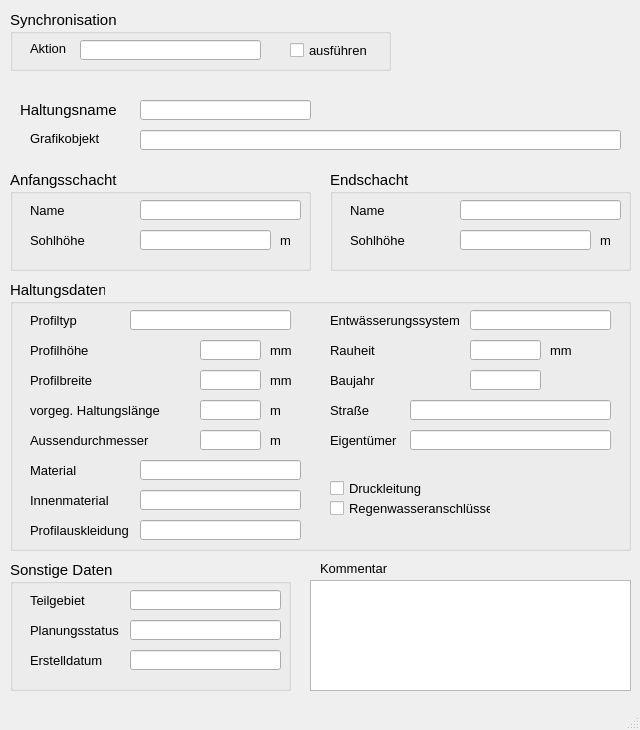
<?xml version="1.0" encoding="UTF-8"?>
<ui version="4.0">
 <class>MainWindow</class>
 <widget class="QMainWindow" name="MainWindow">
  <property name="geometry">
   <rect>
    <x>0</x>
    <y>0</y>
    <width>640</width>
    <height>730</height>
   </rect>
  </property>
  <property name="sizePolicy">
   <sizepolicy hsizetype="Preferred" vsizetype="Preferred">
    <horstretch>0</horstretch>
    <verstretch>0</verstretch>
   </sizepolicy>
  </property>
  <property name="minimumSize">
   <size>
    <width>640</width>
    <height>730</height>
   </size>
  </property>
  <property name="baseSize">
   <size>
    <width>0</width>
    <height>0</height>
   </size>
  </property>
  <property name="font">
   <font>
    <family>Tahoma</family>
    <pointsize>10</pointsize>
   </font>
  </property>
  <property name="windowTitle">
   <string>Haltung</string>
  </property>
  <widget class="QWidget" name="centralwidget">
   <widget class="QLabel" name="label">
    <property name="geometry">
     <rect>
      <x>20</x>
      <y>100</y>
      <width>101</width>
      <height>20</height>
     </rect>
    </property>
    <property name="font">
     <font>
      <family>Tahoma</family>
      <pointsize>11</pointsize>
     </font>
    </property>
    <property name="text">
     <string>Haltungsname</string>
    </property>
   </widget>
   <widget class="QGroupBox" name="groupBox">
    <property name="geometry">
     <rect>
      <x>10</x>
      <y>170</y>
      <width>301</width>
      <height>101</height>
     </rect>
    </property>
    <property name="font">
     <font>
      <family>Tahoma</family>
      <pointsize>11</pointsize>
     </font>
    </property>
    <property name="title">
     <string>Anfangsschacht</string>
    </property>
    <widget class="QLabel" name="label_3">
     <property name="geometry">
      <rect>
       <x>20</x>
       <y>30</y>
       <width>91</width>
       <height>21</height>
      </rect>
     </property>
     <property name="font">
      <font>
       <family>Tahoma</family>
       <pointsize>10</pointsize>
      </font>
     </property>
     <property name="text">
      <string>Name</string>
     </property>
    </widget>
    <widget class="QLabel" name="label_5">
     <property name="geometry">
      <rect>
       <x>20</x>
       <y>60</y>
       <width>91</width>
       <height>21</height>
      </rect>
     </property>
     <property name="font">
      <font>
       <family>Tahoma</family>
       <pointsize>10</pointsize>
      </font>
     </property>
     <property name="text">
      <string>Sohlhöhe</string>
     </property>
    </widget>
    <widget class="QLabel" name="label_14">
     <property name="geometry">
      <rect>
       <x>270</x>
       <y>60</y>
       <width>21</width>
       <height>21</height>
      </rect>
     </property>
     <property name="font">
      <font>
       <family>Tahoma</family>
       <pointsize>10</pointsize>
      </font>
     </property>
     <property name="text">
      <string>m</string>
     </property>
    </widget>
    <widget class="QLineEdit" name="sohleoben">
     <property name="geometry">
      <rect>
       <x>130</x>
       <y>60</y>
       <width>131</width>
       <height>20</height>
      </rect>
     </property>
     <property name="font">
      <font>
       <family>Tahoma</family>
       <pointsize>10</pointsize>
      </font>
     </property>
     <property name="toolTip">
      <string>von Schachtsohle abweichende Sohlhöhe</string>
     </property>
     <property name="statusTip">
      <string>von Schachtsohle abweichende Sohlhöhe</string>
     </property>
     <property name="inputMask">
      <string/>
     </property>
     <property name="text">
      <string/>
     </property>
     <property name="maxLength">
      <number>32767</number>
     </property>
    </widget>
    <widget class="QLineEdit" name="schoben">
     <property name="geometry">
      <rect>
       <x>130</x>
       <y>30</y>
       <width>161</width>
       <height>20</height>
      </rect>
     </property>
     <property name="font">
      <font>
       <family>Tahoma</family>
       <pointsize>10</pointsize>
      </font>
     </property>
     <property name="toolTip">
      <string>&lt;html&gt;&lt;head/&gt;&lt;body&gt;&lt;p&gt;Name des oberen Schachts&lt;/p&gt;&lt;/body&gt;&lt;/html&gt;</string>
     </property>
     <property name="statusTip">
      <string>Name des oberen Schachts</string>
     </property>
    </widget>
   </widget>
   <widget class="QGroupBox" name="groupBox_3">
    <property name="geometry">
     <rect>
      <x>330</x>
      <y>170</y>
      <width>301</width>
      <height>101</height>
     </rect>
    </property>
    <property name="font">
     <font>
      <family>Tahoma</family>
      <pointsize>11</pointsize>
     </font>
    </property>
    <property name="title">
     <string>Endschacht</string>
    </property>
    <widget class="QLineEdit" name="sohleunten">
     <property name="geometry">
      <rect>
       <x>130</x>
       <y>60</y>
       <width>131</width>
       <height>20</height>
      </rect>
     </property>
     <property name="font">
      <font>
       <family>Tahoma</family>
       <pointsize>10</pointsize>
      </font>
     </property>
     <property name="toolTip">
      <string>von Schachtsohle abweichende Sohlhöhe</string>
     </property>
     <property name="statusTip">
      <string>von Schachtsohle abweichende Sohlhöhe</string>
     </property>
    </widget>
    <widget class="QLabel" name="label_9">
     <property name="geometry">
      <rect>
       <x>20</x>
       <y>30</y>
       <width>71</width>
       <height>21</height>
      </rect>
     </property>
     <property name="font">
      <font>
       <family>Tahoma</family>
       <pointsize>10</pointsize>
      </font>
     </property>
     <property name="text">
      <string>Name</string>
     </property>
    </widget>
    <widget class="QLabel" name="label_8">
     <property name="geometry">
      <rect>
       <x>20</x>
       <y>60</y>
       <width>101</width>
       <height>21</height>
      </rect>
     </property>
     <property name="font">
      <font>
       <family>Tahoma</family>
       <pointsize>10</pointsize>
      </font>
     </property>
     <property name="text">
      <string>Sohlhöhe</string>
     </property>
    </widget>
    <widget class="QLabel" name="label_15">
     <property name="geometry">
      <rect>
       <x>270</x>
       <y>60</y>
       <width>21</width>
       <height>21</height>
      </rect>
     </property>
     <property name="font">
      <font>
       <family>Tahoma</family>
       <pointsize>10</pointsize>
      </font>
     </property>
     <property name="text">
      <string>m</string>
     </property>
    </widget>
    <widget class="QLineEdit" name="schunten">
     <property name="geometry">
      <rect>
       <x>130</x>
       <y>30</y>
       <width>161</width>
       <height>20</height>
      </rect>
     </property>
     <property name="font">
      <font>
       <family>Tahoma</family>
       <pointsize>10</pointsize>
      </font>
     </property>
     <property name="toolTip">
      <string>&lt;html&gt;&lt;head/&gt;&lt;body&gt;&lt;p&gt;Name des unteren Schachts&lt;/p&gt;&lt;/body&gt;&lt;/html&gt;</string>
     </property>
     <property name="statusTip">
      <string>Name des unteren Schachts</string>
     </property>
    </widget>
   </widget>
   <widget class="QTextEdit" name="kommentar">
    <property name="geometry">
     <rect>
      <x>310</x>
      <y>580</y>
      <width>321</width>
      <height>111</height>
     </rect>
    </property>
    <property name="font">
     <font>
      <family>Tahoma</family>
      <pointsize>10</pointsize>
     </font>
    </property>
    <property name="toolTip">
     <string>&lt;html&gt;&lt;head/&gt;&lt;body&gt;&lt;p&gt;&lt;span style=&quot; font-family:'Calibri','sans-serif';&quot;&gt;Platz für eigene Kommentare.&lt;/span&gt;&lt;/p&gt;&lt;/body&gt;&lt;/html&gt;</string>
    </property>
    <property name="statusTip">
     <string>Platz für eigene Kommentare.</string>
    </property>
   </widget>
   <widget class="QLabel" name="label_22">
    <property name="geometry">
     <rect>
      <x>320</x>
      <y>560</y>
      <width>81</width>
      <height>16</height>
     </rect>
    </property>
    <property name="font">
     <font>
      <family>Tahoma</family>
      <pointsize>10</pointsize>
     </font>
    </property>
    <property name="text">
     <string>Kommentar</string>
    </property>
   </widget>
   <widget class="QLineEdit" name="haltnam">
    <property name="geometry">
     <rect>
      <x>140</x>
      <y>100</y>
      <width>171</width>
      <height>20</height>
     </rect>
    </property>
    <property name="font">
     <font>
      <family>Tahoma</family>
      <pointsize>11</pointsize>
     </font>
    </property>
    <property name="toolTip">
     <string>&lt;html&gt;&lt;head/&gt;&lt;body&gt;&lt;p&gt;&lt;span style=&quot; font-family:'Calibri','sans-serif';&quot;&gt;Eindeutige Haltungsbezeichnung&lt;/span&gt;&lt;/p&gt;&lt;/body&gt;&lt;/html&gt;</string>
    </property>
    <property name="statusTip">
     <string>Eindeutige Haltungsbezeichnung</string>
    </property>
   </widget>
   <widget class="QGroupBox" name="groupBox_2">
    <property name="geometry">
     <rect>
      <x>10</x>
      <y>280</y>
      <width>621</width>
      <height>271</height>
     </rect>
    </property>
    <property name="font">
     <font>
      <family>Tahoma</family>
      <pointsize>11</pointsize>
     </font>
    </property>
    <property name="title">
     <string>Haltungsdaten</string>
    </property>
    <widget class="QLineEdit" name="ks">
     <property name="geometry">
      <rect>
       <x>460</x>
       <y>60</y>
       <width>71</width>
       <height>20</height>
      </rect>
     </property>
     <property name="font">
      <font>
       <family>Tahoma</family>
       <pointsize>10</pointsize>
      </font>
     </property>
     <property name="toolTip">
      <string>&lt;html&gt;&lt;head/&gt;&lt;body&gt;&lt;p&gt;absolute Rauheit (Prandtl-Colebrook)&lt;/p&gt;&lt;/body&gt;&lt;/html&gt;</string>
     </property>
     <property name="statusTip">
      <string>Absolute Rauheit gemäß Prandtl-Colebrook</string>
     </property>
    </widget>
    <widget class="QLabel" name="label_7">
     <property name="geometry">
      <rect>
       <x>20</x>
       <y>90</y>
       <width>101</width>
       <height>21</height>
      </rect>
     </property>
     <property name="font">
      <font>
       <family>Tahoma</family>
       <pointsize>10</pointsize>
      </font>
     </property>
     <property name="text">
      <string>Profilbreite</string>
     </property>
    </widget>
    <widget class="QLabel" name="label_20">
     <property name="geometry">
      <rect>
       <x>260</x>
       <y>90</y>
       <width>31</width>
       <height>21</height>
      </rect>
     </property>
     <property name="font">
      <font>
       <family>Tahoma</family>
       <pointsize>10</pointsize>
      </font>
     </property>
     <property name="text">
      <string>mm</string>
     </property>
    </widget>
    <widget class="QLabel" name="label_21">
     <property name="geometry">
      <rect>
       <x>260</x>
       <y>120</y>
       <width>30</width>
       <height>20</height>
      </rect>
     </property>
     <property name="font">
      <font>
       <family>Tahoma</family>
       <pointsize>10</pointsize>
      </font>
     </property>
     <property name="text">
      <string>m </string>
     </property>
    </widget>
    <widget class="QLineEdit" name="laenge">
     <property name="geometry">
      <rect>
       <x>190</x>
       <y>120</y>
       <width>61</width>
       <height>20</height>
      </rect>
     </property>
     <property name="font">
      <font>
       <family>Tahoma</family>
       <pointsize>10</pointsize>
      </font>
     </property>
     <property name="toolTip">
      <string>&lt;html&gt;&lt;head/&gt;&lt;body&gt;&lt;p&gt;&lt;span style=&quot; font-size:10pt;&quot;&gt;vorgegebene Haltungslänge, falls diese nicht automatisch berechnet werden soll&lt;/span&gt;&lt;/p&gt;&lt;/body&gt;&lt;/html&gt;</string>
     </property>
     <property name="statusTip">
      <string>vorgegebene Haltungslänge, falls diese nicht automatisch berechnet werden soll</string>
     </property>
    </widget>
    <widget class="QLabel" name="label_54">
     <property name="geometry">
      <rect>
       <x>20</x>
       <y>30</y>
       <width>91</width>
       <height>21</height>
      </rect>
     </property>
     <property name="font">
      <font>
       <family>Tahoma</family>
       <pointsize>10</pointsize>
      </font>
     </property>
     <property name="text">
      <string>Profiltyp</string>
     </property>
    </widget>
    <widget class="QLabel" name="label_17">
     <property name="geometry">
      <rect>
       <x>20</x>
       <y>120</y>
       <width>151</width>
       <height>21</height>
      </rect>
     </property>
     <property name="font">
      <font>
       <family>Tahoma</family>
       <pointsize>10</pointsize>
      </font>
     </property>
     <property name="text">
      <string>vorgeg. Haltungslänge</string>
     </property>
    </widget>
    <widget class="QLabel" name="label_51">
     <property name="geometry">
      <rect>
       <x>320</x>
       <y>30</y>
       <width>151</width>
       <height>21</height>
      </rect>
     </property>
     <property name="font">
      <font>
       <family>Tahoma</family>
       <pointsize>10</pointsize>
      </font>
     </property>
     <property name="text">
      <string>Entwässerungssystem</string>
     </property>
    </widget>
    <widget class="QLineEdit" name="hoehe">
     <property name="geometry">
      <rect>
       <x>190</x>
       <y>60</y>
       <width>61</width>
       <height>20</height>
      </rect>
     </property>
     <property name="font">
      <font>
       <family>Tahoma</family>
       <pointsize>10</pointsize>
      </font>
     </property>
     <property name="toolTip">
      <string>&lt;html&gt;&lt;head/&gt;&lt;body&gt;&lt;p&gt;Bedeutung hängt vom Profiltyp ab&lt;/p&gt;&lt;/body&gt;&lt;/html&gt;</string>
     </property>
     <property name="statusTip">
      <string>Bedeutung hängt vom Profiltyp ab</string>
     </property>
     <property name="inputMask">
      <string/>
     </property>
     <property name="text">
      <string/>
     </property>
    </widget>
    <widget class="QLabel" name="label_16">
     <property name="geometry">
      <rect>
       <x>260</x>
       <y>60</y>
       <width>31</width>
       <height>21</height>
      </rect>
     </property>
     <property name="font">
      <font>
       <family>Tahoma</family>
       <pointsize>10</pointsize>
      </font>
     </property>
     <property name="text">
      <string>mm</string>
     </property>
    </widget>
    <widget class="QLineEdit" name="breite">
     <property name="geometry">
      <rect>
       <x>190</x>
       <y>90</y>
       <width>61</width>
       <height>20</height>
      </rect>
     </property>
     <property name="font">
      <font>
       <family>Tahoma</family>
       <pointsize>10</pointsize>
      </font>
     </property>
     <property name="toolTip">
      <string>&lt;html&gt;&lt;head/&gt;&lt;body&gt;&lt;p&gt;Bedeutung hängt vom Profiltyp ab&lt;/p&gt;&lt;/body&gt;&lt;/html&gt;</string>
     </property>
     <property name="statusTip">
      <string>Bedeutung hängt vom Profiltyp ab</string>
     </property>
    </widget>
    <widget class="QLabel" name="label_6">
     <property name="geometry">
      <rect>
       <x>20</x>
       <y>60</y>
       <width>101</width>
       <height>21</height>
      </rect>
     </property>
     <property name="font">
      <font>
       <family>Tahoma</family>
       <pointsize>10</pointsize>
      </font>
     </property>
     <property name="text">
      <string>Profilhöhe</string>
     </property>
    </widget>
    <widget class="QLabel" name="label_70">
     <property name="geometry">
      <rect>
       <x>540</x>
       <y>60</y>
       <width>31</width>
       <height>21</height>
      </rect>
     </property>
     <property name="font">
      <font>
       <family>Tahoma</family>
       <pointsize>10</pointsize>
      </font>
     </property>
     <property name="text">
      <string>mm</string>
     </property>
    </widget>
    <widget class="QLabel" name="label_61">
     <property name="geometry">
      <rect>
       <x>320</x>
       <y>60</y>
       <width>100</width>
       <height>20</height>
      </rect>
     </property>
     <property name="font">
      <font>
       <family>Tahoma</family>
       <pointsize>10</pointsize>
      </font>
     </property>
     <property name="text">
      <string>Rauheit</string>
     </property>
    </widget>
    <widget class="QLabel" name="label_12">
     <property name="geometry">
      <rect>
       <x>20</x>
       <y>150</y>
       <width>151</width>
       <height>21</height>
      </rect>
     </property>
     <property name="font">
      <font>
       <family>Tahoma</family>
       <pointsize>10</pointsize>
      </font>
     </property>
     <property name="text">
      <string>Aussendurchmesser</string>
     </property>
    </widget>
    <widget class="QLabel" name="label_23">
     <property name="geometry">
      <rect>
       <x>260</x>
       <y>150</y>
       <width>31</width>
       <height>21</height>
      </rect>
     </property>
     <property name="font">
      <font>
       <family>Tahoma</family>
       <pointsize>10</pointsize>
      </font>
     </property>
     <property name="text">
      <string>m </string>
     </property>
    </widget>
    <widget class="QLineEdit" name="aussendurchmesser">
     <property name="geometry">
      <rect>
       <x>190</x>
       <y>150</y>
       <width>61</width>
       <height>20</height>
      </rect>
     </property>
     <property name="font">
      <font>
       <family>Tahoma</family>
       <pointsize>10</pointsize>
      </font>
     </property>
     <property name="toolTip">
      <string>&lt;html&gt;&lt;head/&gt;&lt;body&gt;&lt;p&gt;Außendurchmesser&lt;/p&gt;&lt;/body&gt;&lt;/html&gt;</string>
     </property>
     <property name="statusTip">
      <string>Außendurchmesser</string>
     </property>
    </widget>
    <widget class="QLabel" name="label_62">
     <property name="geometry">
      <rect>
       <x>20</x>
       <y>240</y>
       <width>151</width>
       <height>20</height>
      </rect>
     </property>
     <property name="font">
      <font>
       <family>Tahoma</family>
       <pointsize>10</pointsize>
      </font>
     </property>
     <property name="text">
      <string>Profilauskleidung</string>
     </property>
    </widget>
    <widget class="QLineEdit" name="profilauskleidung">
     <property name="geometry">
      <rect>
       <x>130</x>
       <y>240</y>
       <width>161</width>
       <height>20</height>
      </rect>
     </property>
     <property name="font">
      <font>
       <family>Tahoma</family>
       <pointsize>10</pointsize>
      </font>
     </property>
     <property name="toolTip">
      <string>&lt;html&gt;&lt;head/&gt;&lt;body&gt;&lt;p&gt;Profilauskleidung&lt;/p&gt;&lt;/body&gt;&lt;/html&gt;</string>
     </property>
     <property name="statusTip">
      <string>Profilauskleidung</string>
     </property>
    </widget>
    <widget class="QLabel" name="label_63">
     <property name="geometry">
      <rect>
       <x>20</x>
       <y>210</y>
       <width>151</width>
       <height>20</height>
      </rect>
     </property>
     <property name="font">
      <font>
       <family>Tahoma</family>
       <pointsize>10</pointsize>
      </font>
     </property>
     <property name="text">
      <string>Innenmaterial</string>
     </property>
    </widget>
    <widget class="QLineEdit" name="innenmaterial">
     <property name="geometry">
      <rect>
       <x>130</x>
       <y>210</y>
       <width>161</width>
       <height>20</height>
      </rect>
     </property>
     <property name="font">
      <font>
       <family>Tahoma</family>
       <pointsize>10</pointsize>
      </font>
     </property>
     <property name="toolTip">
      <string>&lt;html&gt;&lt;head/&gt;&lt;body&gt;&lt;p&gt;Innenmaterial&lt;/p&gt;&lt;/body&gt;&lt;/html&gt;</string>
     </property>
     <property name="statusTip">
      <string>Innenmaterial</string>
     </property>
    </widget>
    <widget class="QCheckBox" name="druckdicht">
     <property name="geometry">
      <rect>
       <x>320</x>
       <y>200</y>
       <width>101</width>
       <height>17</height>
      </rect>
     </property>
     <property name="font">
      <font>
       <family>Tahoma</family>
       <pointsize>10</pointsize>
      </font>
     </property>
     <property name="toolTip">
      <string>&lt;html&gt;&lt;head/&gt;&lt;body&gt;&lt;p&gt;Druckleitung&lt;/p&gt;&lt;/body&gt;&lt;/html&gt;</string>
     </property>
     <property name="statusTip">
      <string>Druckleitung</string>
     </property>
     <property name="layoutDirection">
      <enum>Qt::LeftToRight</enum>
     </property>
     <property name="text">
      <string>Druckleitung</string>
     </property>
    </widget>
    <widget class="QCheckBox" name="rwanschluss">
     <property name="geometry">
      <rect>
       <x>320</x>
       <y>220</y>
       <width>161</width>
       <height>17</height>
      </rect>
     </property>
     <property name="font">
      <font>
       <family>Tahoma</family>
       <pointsize>10</pointsize>
      </font>
     </property>
     <property name="toolTip">
      <string>&lt;html&gt;&lt;head/&gt;&lt;body&gt;&lt;p&gt;Haltung mit Regenwasseranschlüssen. Wird bei automatischer Erzeugung der Haltungsflächen berücksichtigt.&lt;/p&gt;&lt;/body&gt;&lt;/html&gt;</string>
     </property>
     <property name="statusTip">
      <string>mit Regenwasseranschlüssen</string>
     </property>
     <property name="whatsThis">
      <string>&lt;html&gt;&lt;head/&gt;&lt;body&gt;&lt;p&gt;Haltung mit Regenwasseranschlüssen. Wird bei automatischer Erzeugung der Haltungsflächen berücksichtigt.&lt;/p&gt;&lt;/body&gt;&lt;/html&gt;</string>
     </property>
     <property name="layoutDirection">
      <enum>Qt::LeftToRight</enum>
     </property>
     <property name="text">
      <string>Regenwasseranschlüsse</string>
     </property>
     <property name="tristate">
      <bool>true</bool>
     </property>
    </widget>
    <widget class="QLabel" name="label_67">
     <property name="geometry">
      <rect>
       <x>20</x>
       <y>180</y>
       <width>100</width>
       <height>20</height>
      </rect>
     </property>
     <property name="font">
      <font>
       <family>Tahoma</family>
       <pointsize>10</pointsize>
      </font>
     </property>
     <property name="text">
      <string>Material</string>
     </property>
    </widget>
    <widget class="QLineEdit" name="material">
     <property name="geometry">
      <rect>
       <x>130</x>
       <y>180</y>
       <width>161</width>
       <height>20</height>
      </rect>
     </property>
     <property name="toolTip">
      <string>&lt;html&gt;&lt;head/&gt;&lt;body&gt;&lt;p&gt;Material des Schachtes (z.B. Beton, Gussstahl etc.)&lt;/p&gt;&lt;/body&gt;&lt;/html&gt;</string>
     </property>
     <property name="statusTip">
      <string>Material des Schachtes (z.B. Beton, Gussstahl etc.)</string>
     </property>
    </widget>
    <widget class="QLabel" name="label_66">
     <property name="geometry">
      <rect>
       <x>320</x>
       <y>120</y>
       <width>100</width>
       <height>20</height>
      </rect>
     </property>
     <property name="font">
      <font>
       <family>Tahoma</family>
       <pointsize>10</pointsize>
      </font>
     </property>
     <property name="text">
      <string>Straße</string>
     </property>
    </widget>
    <widget class="QLabel" name="label_65">
     <property name="geometry">
      <rect>
       <x>320</x>
       <y>150</y>
       <width>100</width>
       <height>20</height>
      </rect>
     </property>
     <property name="font">
      <font>
       <family>Tahoma</family>
       <pointsize>10</pointsize>
      </font>
     </property>
     <property name="text">
      <string>Eigentümer</string>
     </property>
    </widget>
    <widget class="QLabel" name="label_64">
     <property name="geometry">
      <rect>
       <x>320</x>
       <y>90</y>
       <width>100</width>
       <height>20</height>
      </rect>
     </property>
     <property name="font">
      <font>
       <family>Tahoma</family>
       <pointsize>10</pointsize>
      </font>
     </property>
     <property name="text">
      <string>Baujahr</string>
     </property>
    </widget>
    <widget class="QLineEdit" name="strasse">
     <property name="geometry">
      <rect>
       <x>400</x>
       <y>120</y>
       <width>201</width>
       <height>20</height>
      </rect>
     </property>
     <property name="toolTip">
      <string>&lt;html&gt;&lt;head/&gt;&lt;body&gt;&lt;p&gt;Straßenname&lt;/p&gt;&lt;/body&gt;&lt;/html&gt;</string>
     </property>
     <property name="statusTip">
      <string>Straßenname</string>
     </property>
    </widget>
    <widget class="QLineEdit" name="baujahr">
     <property name="geometry">
      <rect>
       <x>460</x>
       <y>90</y>
       <width>71</width>
       <height>20</height>
      </rect>
     </property>
     <property name="toolTip">
      <string>&lt;html&gt;&lt;head/&gt;&lt;body&gt;&lt;p&gt;Baujahr&lt;/p&gt;&lt;/body&gt;&lt;/html&gt;</string>
     </property>
     <property name="statusTip">
      <string>Baujahr</string>
     </property>
    </widget>
    <widget class="QLineEdit" name="eigentum">
     <property name="geometry">
      <rect>
       <x>400</x>
       <y>150</y>
       <width>201</width>
       <height>20</height>
      </rect>
     </property>
     <property name="toolTip">
      <string>&lt;html&gt;&lt;head/&gt;&lt;body&gt;&lt;p&gt;Eigentümer&lt;/p&gt;&lt;/body&gt;&lt;/html&gt;</string>
     </property>
     <property name="statusTip">
      <string>Eigentümer</string>
     </property>
    </widget>
    <widget class="QLineEdit" name="profilnam">
     <property name="geometry">
      <rect>
       <x>120</x>
       <y>30</y>
       <width>161</width>
       <height>20</height>
      </rect>
     </property>
     <property name="font">
      <font>
       <family>Tahoma</family>
       <pointsize>10</pointsize>
      </font>
     </property>
     <property name="toolTip">
      <string>&lt;html&gt;&lt;head/&gt;&lt;body&gt;&lt;p&gt;Profil der Anschlussleitung&lt;/p&gt;&lt;/body&gt;&lt;/html&gt;</string>
     </property>
     <property name="statusTip">
      <string>Profil der Anschlussleitung</string>
     </property>
    </widget>
    <widget class="QLineEdit" name="entwart">
     <property name="geometry">
      <rect>
       <x>460</x>
       <y>30</y>
       <width>141</width>
       <height>20</height>
      </rect>
     </property>
     <property name="toolTip">
      <string>&lt;html&gt;&lt;head/&gt;&lt;body&gt;&lt;p&gt;vorh. Entwässerungssystem (z.B. Mischwasser, Regenwasser etc.)&lt;/p&gt;&lt;/body&gt;&lt;/html&gt;</string>
     </property>
     <property name="statusTip">
      <string>vorh. Entwässerungssystem (z.B. Mischwasser, Regenwasser etc.)</string>
     </property>
    </widget>
   </widget>
   <widget class="QGroupBox" name="groupBox_4">
    <property name="geometry">
     <rect>
      <x>10</x>
      <y>560</y>
      <width>281</width>
      <height>131</height>
     </rect>
    </property>
    <property name="font">
     <font>
      <family>Tahoma</family>
      <pointsize>11</pointsize>
     </font>
    </property>
    <property name="title">
     <string>Sonstige Daten</string>
    </property>
    <widget class="QLabel" name="label_11">
     <property name="geometry">
      <rect>
       <x>20</x>
       <y>30</y>
       <width>71</width>
       <height>21</height>
      </rect>
     </property>
     <property name="font">
      <font>
       <family>Tahoma</family>
       <pointsize>10</pointsize>
      </font>
     </property>
     <property name="text">
      <string>Teilgebiet</string>
     </property>
    </widget>
    <widget class="QLabel" name="label_10">
     <property name="geometry">
      <rect>
       <x>20</x>
       <y>60</y>
       <width>101</width>
       <height>21</height>
      </rect>
     </property>
     <property name="font">
      <font>
       <family>Tahoma</family>
       <pointsize>10</pointsize>
      </font>
     </property>
     <property name="text">
      <string>Planungsstatus</string>
     </property>
    </widget>
    <widget class="QLabel" name="label_71">
     <property name="geometry">
      <rect>
       <x>20</x>
       <y>90</y>
       <width>91</width>
       <height>21</height>
      </rect>
     </property>
     <property name="font">
      <font>
       <family>Tahoma</family>
       <pointsize>10</pointsize>
      </font>
     </property>
     <property name="text">
      <string>Erstelldatum</string>
     </property>
    </widget>
    <widget class="QLineEdit" name="createdat">
     <property name="geometry">
      <rect>
       <x>120</x>
       <y>90</y>
       <width>151</width>
       <height>20</height>
      </rect>
     </property>
     <property name="toolTip">
      <string>&lt;html&gt;&lt;head/&gt;&lt;body&gt;&lt;p&gt;&lt;span style=&quot; font-family:'Calibri','sans-serif'; font-size:11pt;&quot;&gt;aktueller Status (z.B. vorhanden, in Planung etc.)&lt;/span&gt;&lt;/p&gt;&lt;/body&gt;&lt;/html&gt;</string>
     </property>
     <property name="statusTip">
      <string>aktueller Status (z.B. vorhanden, in Planung etc.)</string>
     </property>
    </widget>
    <widget class="QLineEdit" name="simstatus">
     <property name="geometry">
      <rect>
       <x>120</x>
       <y>60</y>
       <width>151</width>
       <height>20</height>
      </rect>
     </property>
     <property name="toolTip">
      <string>&lt;html&gt;&lt;head/&gt;&lt;body&gt;&lt;p&gt;&lt;span style=&quot; font-family:'Calibri','sans-serif'; font-size:11pt;&quot;&gt;aktueller Status (z.B. vorhanden, in Planung etc.)&lt;/span&gt;&lt;/p&gt;&lt;/body&gt;&lt;/html&gt;</string>
     </property>
     <property name="statusTip">
      <string>aktueller Status (z.B. vorhanden, in Planung etc.)</string>
     </property>
    </widget>
    <widget class="QLineEdit" name="teilgebiet">
     <property name="geometry">
      <rect>
       <x>120</x>
       <y>30</y>
       <width>151</width>
       <height>20</height>
      </rect>
     </property>
     <property name="toolTip">
      <string>&lt;html&gt;&lt;head/&gt;&lt;body&gt;&lt;p&gt;zur Zuordnung auf ein selbstständig festgelegtes Teilgebiet&lt;/p&gt;&lt;/body&gt;&lt;/html&gt;</string>
     </property>
     <property name="statusTip">
      <string>zur Zuordnung auf ein selbstständig festgelegtes Teilgebiet</string>
     </property>
    </widget>
   </widget>
   <widget class="QLineEdit" name="objekt">
    <property name="geometry">
     <rect>
      <x>140</x>
      <y>130</y>
      <width>481</width>
      <height>20</height>
     </rect>
    </property>
    <property name="toolTip">
     <string>&lt;html&gt;&lt;head/&gt;&lt;body&gt;&lt;p&gt;Textbeschreibung (WKT) des Grafikobjekts&lt;/p&gt;&lt;/body&gt;&lt;/html&gt;</string>
    </property>
    <property name="statusTip">
     <string>Textbeschreibung des Grafikobjekts</string>
    </property>
   </widget>
   <widget class="QLabel" name="label_24">
    <property name="geometry">
     <rect>
      <x>30</x>
      <y>130</y>
      <width>101</width>
      <height>16</height>
     </rect>
    </property>
    <property name="font">
     <font>
      <family>Tahoma</family>
      <pointsize>10</pointsize>
     </font>
    </property>
    <property name="text">
     <string>Grafikobjekt</string>
    </property>
   </widget>
   <widget class="QGroupBox" name="groupBox_sync">
    <property name="geometry">
     <rect>
      <x>10</x>
      <y>10</y>
      <width>381</width>
      <height>61</height>
     </rect>
    </property>
    <property name="font">
     <font>
      <family>Tahoma</family>
      <pointsize>11</pointsize>
     </font>
    </property>
    <property name="title">
     <string>Synchronisation</string>
    </property>
    <widget class="QCheckBox" name="status">
     <property name="geometry">
      <rect>
       <x>280</x>
       <y>30</y>
       <width>101</width>
       <height>21</height>
      </rect>
     </property>
     <property name="font">
      <font>
       <family>Tahoma</family>
       <pointsize>10</pointsize>
      </font>
     </property>
     <property name="toolTip">
      <string>Synchronisation aktivieren</string>
     </property>
     <property name="statusTip">
      <string>Synchronisation aktivieren</string>
     </property>
     <property name="text">
      <string>ausführen</string>
     </property>
    </widget>
    <widget class="QLabel" name="label_19">
     <property name="geometry">
      <rect>
       <x>20</x>
       <y>30</y>
       <width>51</width>
       <height>16</height>
      </rect>
     </property>
     <property name="font">
      <font>
       <family>Tahoma</family>
       <pointsize>10</pointsize>
      </font>
     </property>
     <property name="text">
      <string>Aktion</string>
     </property>
    </widget>
    <widget class="QLineEdit" name="aktion">
     <property name="geometry">
      <rect>
       <x>70</x>
       <y>30</y>
       <width>181</width>
       <height>20</height>
      </rect>
     </property>
     <property name="toolTip">
      <string>&lt;html&gt;&lt;head/&gt;&lt;body&gt;&lt;p&gt;Maßnahme zur Synchronisation&lt;/p&gt;&lt;/body&gt;&lt;/html&gt;</string>
     </property>
     <property name="statusTip">
      <string>Maßnahme zur Synchronisation</string>
     </property>
    </widget>
   </widget>
  </widget>
  <widget class="QMenuBar" name="menubar">
   <property name="geometry">
    <rect>
     <x>0</x>
     <y>0</y>
     <width>640</width>
     <height>22</height>
    </rect>
   </property>
  </widget>
  <widget class="QStatusBar" name="statusbar"/>
 </widget>
 <tabstops>
  <tabstop>haltnam</tabstop>
  <tabstop>sohleoben</tabstop>
  <tabstop>sohleunten</tabstop>
  <tabstop>hoehe</tabstop>
  <tabstop>breite</tabstop>
  <tabstop>laenge</tabstop>
  <tabstop>ks</tabstop>
  <tabstop>kommentar</tabstop>
 </tabstops>
 <resources/>
 <connections/>
</ui>
